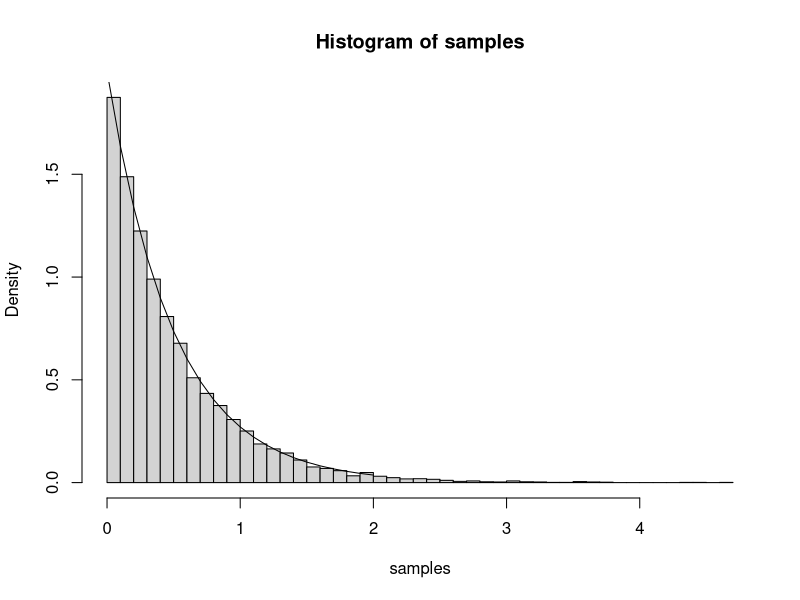
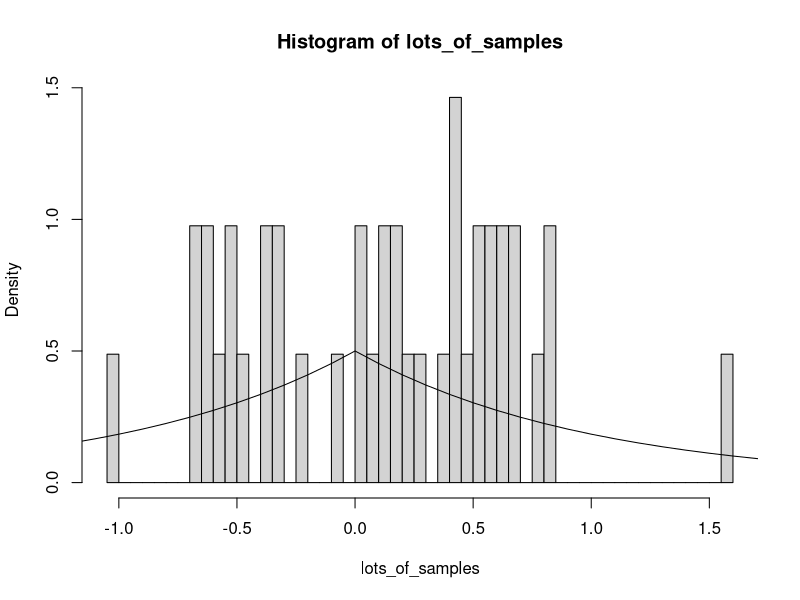
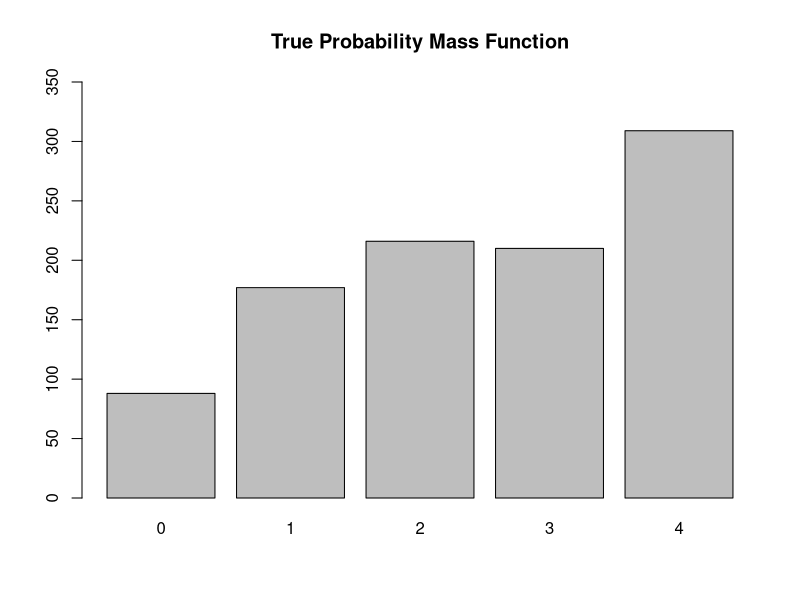
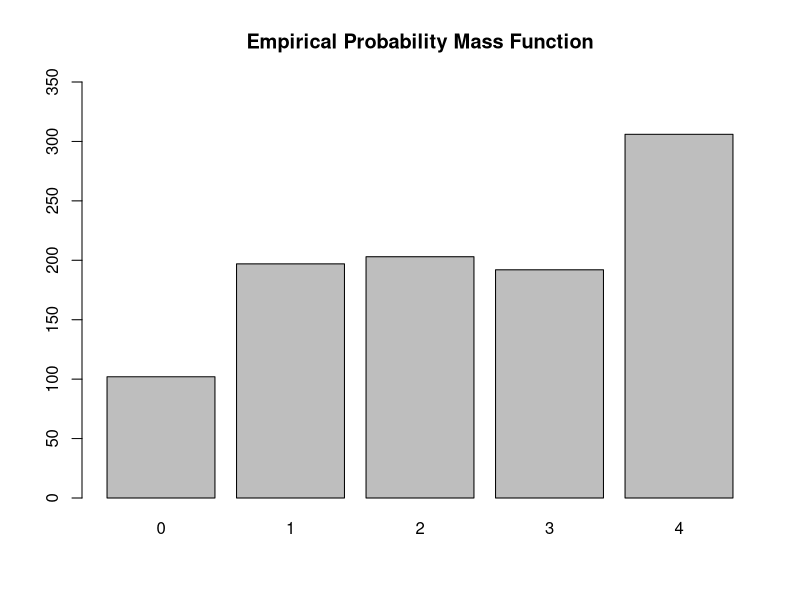
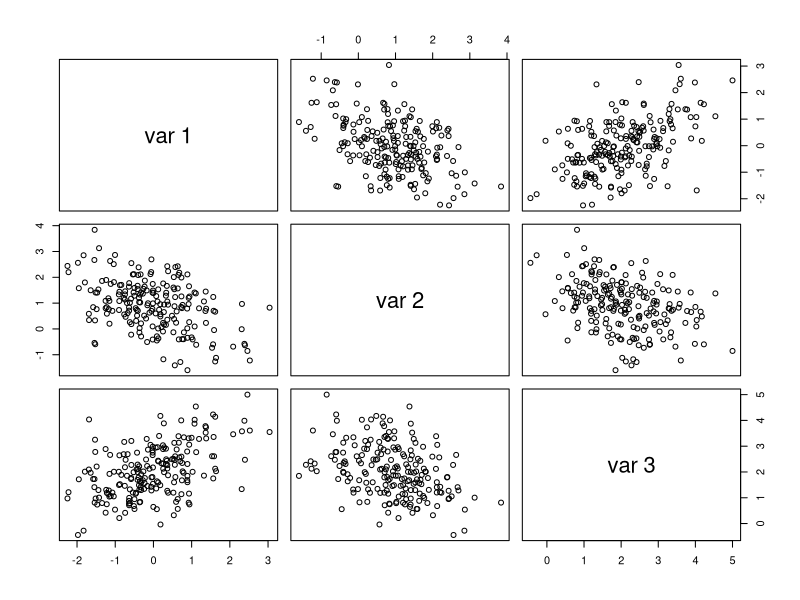
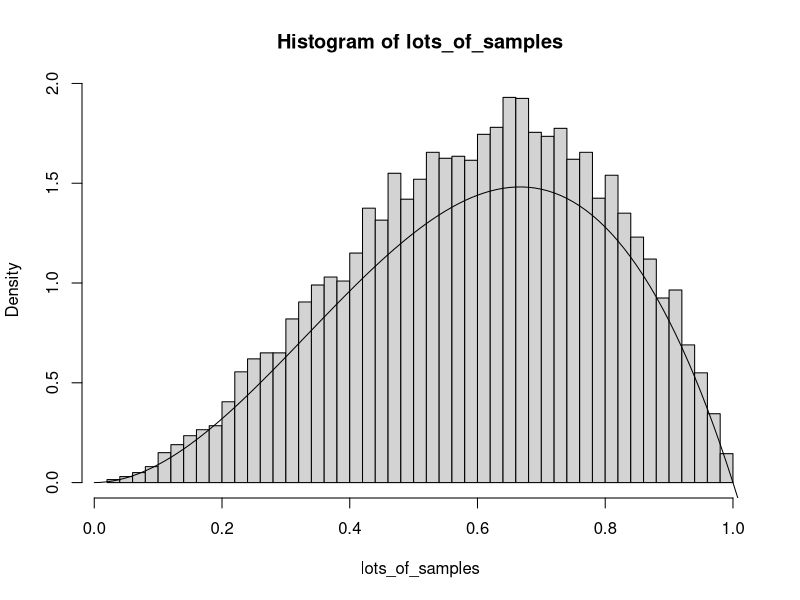

Write the R code that produced these figures, in order.
## ---- chunk 1


two_param_exp_cdf <- function(n, lambda){
  return(rexp(n = n, rate= lambda))
  #return(     lamba*(exp(-lambda*(test_number-theta)))        )
}

samples=two_param_exp_cdf(n=10000,lambda=2)
hist(samples, breaks = 50, probability = TRUE)
lambda=2
test_number <- seq(-2, 2, 0.10)
theta=0
lines( test_number, lambda*(exp(-lambda*(test_number-theta))     )  )

## ---- chunk 2
#interested in generating samples from a not-so-often-used distribution
#The first step is to invert the CDF and create a function that computes it. 
test_number <- seq(-2, 2, 0.10)

laplace_cdf <- function(test_number){
 answer=ifelse(test_number>0.00000, 1-((1/2)*exp(-test_number)),(1/2)*exp(test_number))
  return(answer)

}

inverse_laplace_cdf <- function(input){
  answer=ifelse(test_number<0, log(2*input), (-log((-2*input)+2)) )
  return(answer)
}


#inverse_laplace_cdf(laplace_cdf(test_number))

#-log(-2*laplace_cdf(-2)+2)
#log(2*laplace_cdf(-2))
#test_number
#ln(2X) inverse for x <0
#-ln(-2x+2)
## ---- chunk 3
isTRUE( all.equal(inverse_laplace_cdf(laplace_cdf(test_number)), test_number) )
## ---- chunk 4
laplace_sample_function <- function(num_samples){
  uniform_sample <- runif(n = num_samples, min = 0, max = 1)
  return(inverse_laplace_cdf(uniform_sample))
}

## ---- chunk 5
lots_of_samples <- laplace_sample_function(1000)
hist(lots_of_samples, breaks = 50, probability = TRUE)
lines( test_number, exp(-abs(test_number))/2  )
## ---- chunk 6

## ---- chunk 7
my_function <- function(sample_size, probability_vector){
  uniform_sample <- runif(sample_size, min=0, max=1) 
  X <- rep(0,sample_size)
  # which uniform samples are in the first interval
  one <- which(uniform_sample <= probability_vector[1])
  X[one] <- 0
  # which uniform samples are in the second interval
  two <- which( (uniform_sample > probability_vector[1]) & (uniform_sample < sum(probability_vector[1:2])) )
  X[two] <- 1
  # which uniform samples are in the third interval
  three <- which( (uniform_sample > sum(probability_vector[1:2])) & (uniform_sample < sum(probability_vector[1:3])) )
  X[three] <- 2
  # which uniform samples are in the fourth interval
  four <- which( (uniform_sample > sum(probability_vector[1:3])) & (uniform_sample < sum(probability_vector[1:4])) )
  X[four] <- 3
  # which uniform samples are in the fifth interval
  five <- which( uniform_sample > sum(probability_vector[1:4]) )
  X[five] <- 4
  return(X)
}

X=my_function(1000, c(.1,.2,.2,.2,.3))
X

mean(X==0)
mean(X==1)
mean(X==2)
mean(X==3)
mean(X==4)
#very close to empirical probabilities

barplot(table(X), main = "True Probability Mass Function", ylim = c(0,350))

## ---- chunk 8
sample_pmf=sample(0:4,size=1000,replace=TRUE, prob=c(.1,.2,.2,.2,.3))
freq_table=table(sample_pmf)/1000
freq_table
barplot(table(sample_pmf), main = "Empirical Probability Mass Function", ylim = c(0,350))
## ---- chunk 9

mvn_mean <- c(0, 1, 2)
covar_matrix_3 <- matrix(nrow = 3, ncol = 3, data = c(1, -0.5, 0.5, -.5,1,-.5,.5,-.5,1))
num_samples <- 200

## ---- chunk 10
chol_decomp <- chol(covar_matrix_3, pivot = TRUE, tol = 0.00000000000001)
mean_matrix <- matrix(data = mvn_mean, ncol = 3, nrow = 200, byrow = TRUE)
normal_samples <- matrix(data = rnorm(3 * 200, 0, 1), ncol = 3, nrow = 200)
mvn_samples <- normal_samples %*% chol_decomp + mean_matrix
## ---- chunk 11
pairs(mvn_samples)
colMeans(mvn_samples)
cov(mvn_samples)
#Location and Correlation look like they agree with theoretical parameters
## ---- chunk 12
comparison_pdf <- function(input){
  return(1 / 10)
}

beta_pdf <- function(input){
  return(((1-input)*(input)^2))
}
acceptance_rate <- 1 / 10
c <- 1 / acceptance_rate

another_beta_sampler <- function(x){

  while(TRUE){
    g_sample <- runif(n = 1, 0, 10)
    uniform_sample <- runif(n = 1, 0, 1)
    
    if(uniform_sample < beta_pdf(g_sample) / (c * comparison_pdf(g_sample))){
      return(g_sample)
    }
  }
  
  
  
}



## ---- chunk 13
another_beta_sampler()
## ---- chunk 14
lots_of_samples <- sapply(1:10000, FUN = another_beta_sampler)
hist(lots_of_samples, breaks = 50, probability = TRUE)
test_number <- seq(0, 10, 0.01)
lines( test_number, 10*(1-test_number)*(test_number)^2)
